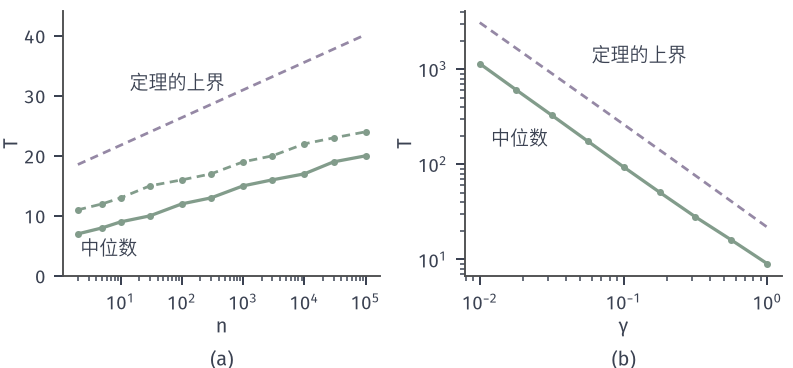

Write Python code to recreate this figure.
from pathlib import Path
import sys
ROOT = next(p for p in Path(__file__).resolve().parents if (p/'build.sh').is_file() and (p/'tex/book.tex').is_file())
sys.path.insert(0, str(ROOT/'figures/00-shared/mathematical-preliminaries-upper/00-shared/comprehension-figures'))
from support import figure, save, BLUE, GREEN, YELLOW, RED, PURPLE, INK, MUTED, GRID, BLUE_FILL, GREEN_FILL, YELLOW_FILL, RED_FILL, PURPLE_FILL
import numpy as np
HERE = Path(__file__).resolve().parent
STROKE = '#4C4D4F'
def panel(fig, left, right, top, bottom, wspace=.25, hspace=.2):
    fig.set_layout_engine(None)
    fig.subplots_adjust(left=left, right=right, top=top, bottom=bottom, wspace=wspace, hspace=hspace)
def tag(fig, ax, s, y=.05):
    p = ax.get_position(); fig.text((p.x0+p.x1)/2, y, s, ha='center', va='top')
# 贯穿例 f(x)=(x1^2-1)^2/4+x2^2/2，L=2 与 M=6 在 |x1|<=1 上成立，alpha=1/2。
def F(x): return .25*(x[0]**2-1)**2+.5*x[1]**2
def G(x): return np.array([x[0]**3-x[0],x[1]])
LEV=[.02,.08,.16,.25,.4,.65,1,1.5]
def contour(ax,xr,yr,levels=LEV):
    X,Y=np.meshgrid(np.linspace(*xr,700),np.linspace(*yr,500))
    ax.contour(X,Y,.25*(X**2-1)**2+.5*Y**2,levels=levels,colors=[BLUE],linewidths=.65)
def minima(ax,pts=((1,0),(-1,0))):
    for x,y in pts: ax.plot([x],[y],'o',ms=4.8,color=RED,mew=0,zorder=6)
def saddle(ax,x=0,y=0): ax.plot([x],[y],'o',mfc='white',mec=RED,ms=5,mew=1,zorder=7)
rng=np.random.default_rng(11)
L=2.; a0=1/L; r=.05; F0=.05; delta=.1
def steps(n,gam,N=3000):
    z=rng.standard_normal((N,n)) if n<=500 else None
    if z is not None:
        u=z/np.linalg.norm(z,axis=1,keepdims=True); c1=u[:,0]; rest=1-c1**2
    else:
        # 大维数时直接抽第一分量与其余平方和
        z1=rng.standard_normal(N); chi=rng.chisquare(n-1,N); c1=z1/np.sqrt(z1*z1+chi); rest=1-c1**2
    R=r*rng.random(N)**(1/n); c=(R*c1)**2; s=(R**2)*rest
    t=0; out=np.full(N,-1); t_max=200000
    # 其余方向取特征值 1，因子 (1-alpha)
    T=np.arange(0,4000)
    lg=np.log(1+a0*gam)
    for i in range(N):
        tt=0
        # 解 f(t)<=-F
        val=lambda u:.5*s[i]*(1-a0)**(2*u)-.5*gam*c[i]*(1+a0*gam)**(2*u)
        lo=int(np.log((2*F0+1e-30)/(gam*c[i]))/(2*lg)); lo=max(lo,0)
        while val(lo)>-F0: lo+=1
        while lo>0 and val(lo-1)<=-F0: lo-=1
        out[i]=lo
    return out
bound=lambda n,g:(L/g)*np.log(4*n*(L*r*r+2*F0)/(np.pi*g*r*r*delta**2))
fig,(a,b)=figure(width_mm=112,height_mm=52,ncols=2); panel(fig,.08,.985,.97,.25,wspace=.27)
ns=np.array([2,5,10,30,100,300,1000,3000,10000,30000,100000])
m=[];q=[]
for n in ns:
    o=steps(int(n),1.); m.append(np.median(o)); q.append(np.quantile(o,.9))
a.semilogx(ns,m,'-o',color=GREEN,lw=1.3,ms=2.8,mew=0); a.semilogx(ns,q,color=GREEN,lw=1.1,ls=(0,(3,2)),marker='o',ms=2.8,mew=0); a.semilogx(ns,bound(ns,1.),color=PURPLE,lw=1.1,ls=(0,(3,2)))
a.text(5e2,bound(5e2,1.)*1.04+.3,'定理的上界',fontsize=7.5,ha='right'); a.text(2.2,3.5,'中位数',fontsize=7.5); a.set_xlabel('$n$',labelpad=1); a.set_ylabel('$T$',labelpad=1); a.set_ylim(0,max(bound(ns,1.))*1.1)
print('n',list(zip(ns,m,q)),[round(bound(n,1.),1) for n in ns])
gs=np.logspace(-2,0,9); mg=[np.median(steps(10,float(g))) for g in gs]
b.loglog(gs,mg,'-o',color=GREEN,lw=1.3,ms=2.8,mew=0); b.loglog(gs,bound(10,gs),color=PURPLE,lw=1.1,ls=(0,(3,2)))
b.text(.06,1.2e3,'定理的上界',fontsize=7.5); b.text(.012,160,'中位数',fontsize=7.5)
b.set_xlabel('$\\gamma$',labelpad=1); b.set_ylabel('$T$',labelpad=1); print(list(zip(np.round(gs,3),mg)))
tag(fig,a,'(a)'); tag(fig,b,'(b)')
save(fig,HERE,'figure',{'L':L,'r':r,'F':F0,'delta':delta,'seed':11,'gamma_vs_n':1})
